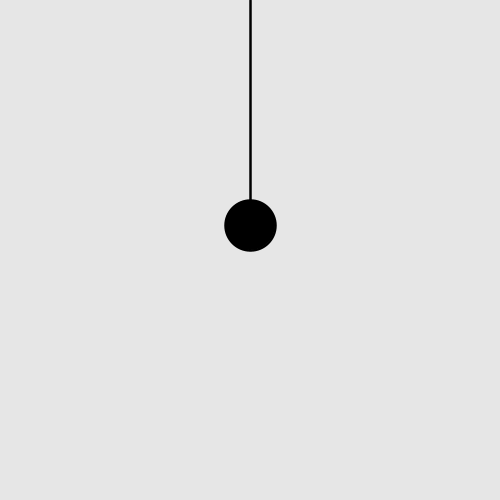
Frame 1 (no input)
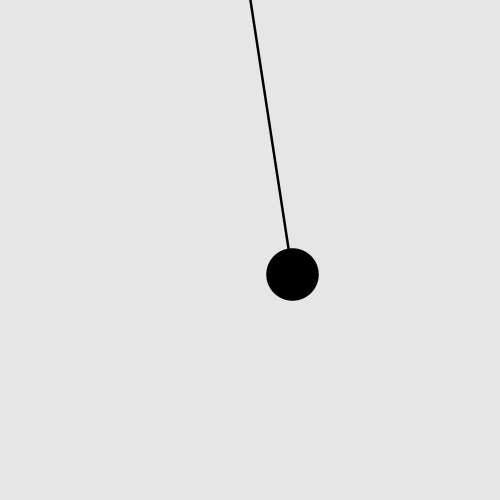
Frame 60 (the mouse pressed at the canvas centre just before this capture)
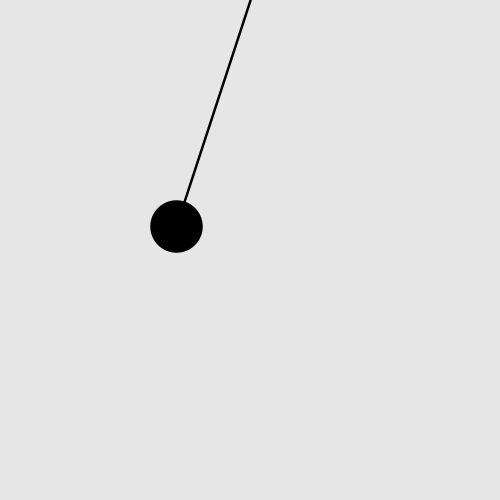
Frame 120 (the mouse held since frame 60 and released just before this capture)

The Processing sketch that drew these frames (run headless with seeded random() and noise(); from frame 60 on, the mouse is pressed at the canvas centre):

// Processing sketch: Oscillation
// ── Oscillation.pde
/*
A series of pendulums swing from side to side.
*/

/********************
* Variables         *
********************/

Oscillator pendulum;

/********************
* Setup             *
********************/
void setup() {
  
  size(500, 500);
  frameRate(60);
  
  float pendulumSize = width/10;
  pendulum = new Oscillator(pendulumSize, 0.05, 0.05, 0, height*0.5);
}

/********************
* Draw              *
********************/
void draw() {
 
  background(230);

  pendulum.display();
  pendulum.oscillate();
  
  
}
// ── Oscillator.pde
class Oscillator {
  
  /**************
  * Variables   *
  **************/      
  
  float diameter;    // diameter of ball
  float radius;      // radius of ball
  
  float xTheta;      // current xTheta
  float yTheta;      // current yTheta
  
  float xThetaRate;  // rate at which xTheta increases
  float yThetaRate;  // rate at which yTheta increases
  
  float xRangeStart; // leftmost x-coordinate of oscillator's range
  float xRangeEnd;   // rightmost x-coordinate of oscillator's range
  float yRangeStart; // topmost y-coordinate of oscillator's range
  float yRangeEnd;   // topmost y-coordinate of oscillator's range
  
  /**************
  * Constructor *
  **************/
  Oscillator(float diameter, float xThetaRate, float yThetaRate, float xRangeStart, float yRangeStart) {    
    
    this.diameter = diameter;
    this.radius = diameter/2;
    
    xTheta = 0;
    yTheta = 0;
    
    this.xThetaRate = xThetaRate;
    this.yThetaRate = yThetaRate;
    
    this.xRangeStart = xRangeStart;
    this.xRangeEnd = width - xRangeStart;
    this.yRangeStart = yRangeStart;
    this.yRangeEnd = height - yRangeStart;
    
  }
  
  /**************
  * Methods     *
  **************/
  
  // update oscillator's position
  void oscillate() {
    xTheta += xThetaRate;
    yTheta += yThetaRate;
  }
  
  // display oscillator to screen
  void display() {
    
    fill(0);
    stroke(0);
    strokeWeight(diameter/20);
    
    // map calculated sin and cos values from the range of -1 and 1
    // to the range of xRangeStart and xRangeEnd
    // radius is used to prevent ball from going beyond edge of screen 
    float x = map(sin(xTheta), -1, 1, xRangeStart+radius, xRangeEnd-radius);
    float y = map(cos(yTheta), -1, 1, yRangeStart+radius, yRangeEnd-radius);
    
    line(width/2, 0, x, y);
    //println(diameter);   
    ellipse(x, y, diameter, diameter);
    
  }
  
}
